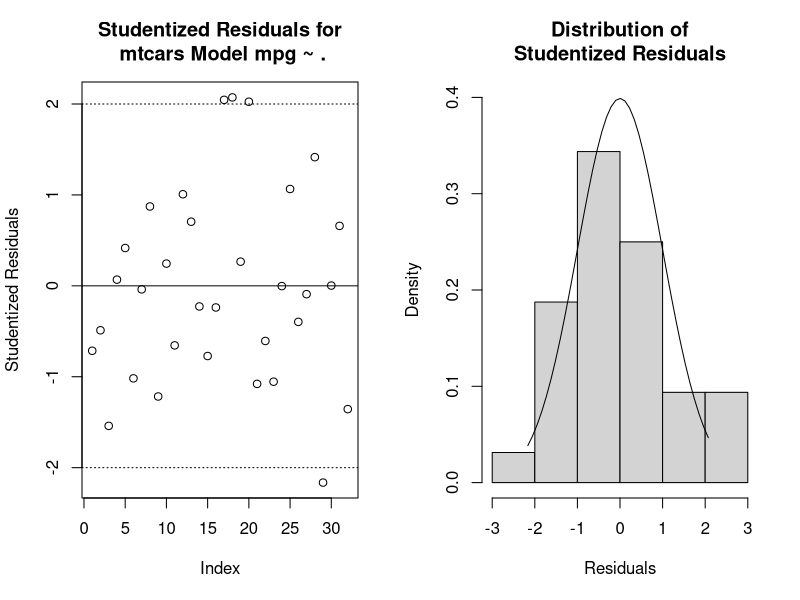

Recreate this plot in R.
## ---- chunk 1
library(MASS)
library(car)
## ---- chunk 2
data(mtcars)
model <- lm(mpg ~ ., data=mtcars)
studentResids <- studres(model)
par(mfrow=c(1,2))
plot(studentResids, ylab="Studentized Residuals", main="Studentized Residuals for\n mtcars Model mpg ~ .")
abline(0,0)
abline(h=2, lty = 3)
abline(h=-2, lty = 3)
hist(studentResids, freq=FALSE, main="Distribution of\nStudentized Residuals", xlab="Residuals", ylim=c(0,0.4))
xfit<-seq(min(studentResids),max(studentResids),length=40) 
yfit<-dnorm(xfit) 
lines(xfit, yfit)
## ---- chunk 3
library(MASS)
library(car)
data(mtcars)
model <- lm(mpg ~ ., data=mtcars)
studentResids <- studres(model)
#plot(studentResids, ylab="Studentized Residuals", 
#        main="Studentized Residuals for\n mtcars Model mpg ~ .")
#abline(0,0)
#abline(h=2, lty = 3)
#abline(h=-2, lty = 3)
#hist(studentResids, freq=FALSE, 
#        main="Distribution of\nStudentized Residuals", 
#        xlab="Residuals", ylim=c(0,0.4))
#xfit<-seq(min(studentResids),max(studentResids),length=40) 
#yfit<-dnorm(xfit) 
#lines(xfit, yfit)
